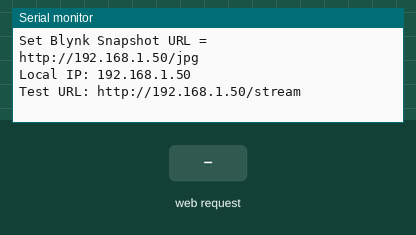
Recording of a sketch running on a simulated ESP32. Parts: the last lines printed to the serial monitor. Inputs (shaded band) come from the test bench. WiFi joins after 1.5 s; servers stay silent unless stated; the camera gives no picture.

Above: at 3.3 s.
3.4 s: HTTP request GET /stream received
At 3.8 s:
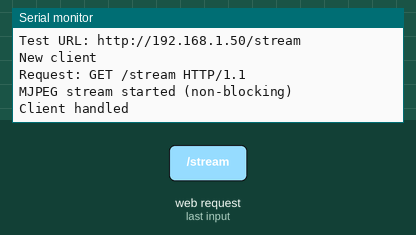
4.9 s: HTTP request GET /jpg received
6.4 s: HTTP request GET /index received
At 7.3 s:
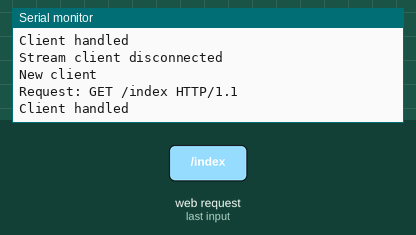

Measured:
- after the input at 3.4 s, the serial monitor: prints a new line at once (image 1)
- after the input at 6.4 s, the serial monitor: prints a new line at once (image 2)

The sketch:

CAM_RealTime.ino
```cpp
// Blynk set up
#define BLYNK_TEMPLATE_ID "your_template_id"
#define BLYNK_TEMPLATE_NAME "your_template_name"
#define BLYNK_AUTH_TOKEN "your_blynk_auth_token"
#define BLYNK_PRINT Serial

#include "esp_camera.h"
#include <WiFi.h>
#include <WiFiClient.h>
#include "BlynkSimpleEsp32.h"

// ====== Replace with your Wi-Fi credentials ======
char auth[] = BLYNK_AUTH_TOKEN;
const char* ssid = "your_wifi_ssid";
const char* pass = "your_wifi_password";

// ====== Blynk Datastream Settings ======
// V2: Video widget on the mobile app and web dashboard (/stream)
// V3: Web Page Image Button (/jpg)
#define VPIN_VIDEO       V2
#define VPIN_SNAPSHOT    V3

// ====== Select camera module: AI Thinker ESP32-CAM ======
#define CAMERA_MODEL_AI_THINKER

// AI Thinker ESP32-CAM pin settings
#if defined(CAMERA_MODEL_AI_THINKER)
  #define PWDN_GPIO_NUM     32
  #define RESET_GPIO_NUM    -1
  #define XCLK_GPIO_NUM      0
  #define SIOD_GPIO_NUM     26
  #define SIOC_GPIO_NUM     27

  #define Y9_GPIO_NUM       35
  #define Y8_GPIO_NUM       34
  #define Y7_GPIO_NUM       39
  #define Y6_GPIO_NUM       36
  #define Y5_GPIO_NUM       21
  #define Y4_GPIO_NUM       19
  #define Y3_GPIO_NUM       18
  #define Y2_GPIO_NUM        5
  #define VSYNC_GPIO_NUM    25
  #define HREF_GPIO_NUM     23
  #define PCLK_GPIO_NUM     22
#else
  #error "目前程式只支援 CAMERA_MODEL_AI_THINKER"
#endif

WiFiServer server(80);

// ====== MJPEG Stream State (non-blocking design) ======
WiFiClient streamClient;          // Current stream client
bool streamClientActive = false;  // Whether streaming is active
unsigned long streamStartTime = 0;
unsigned long lastStreamFrameTime = 0;

const unsigned long STREAM_FRAME_INTERVAL = 40;        // One frame every 40 ms, about 25 fps
const unsigned long STREAM_MAX_DURATION   = 60UL * 1000; // Maximum duration for one stream: 60 seconds
const char* MJPEG_BOUNDARY = "frame";

// Forward declarations to avoid "not declared in this scope" errors
void startCamera();
void sendIndexHtml(WiFiClient &client);
void sendSingleJpeg(WiFiClient &client);
void sendMjpegStream(WiFiClient &client);
void handleClient(WiFiClient &client);

/*************************************************
 *  Start Camera
 *************************************************/
void startCamera() {
  camera_config_t config;
  config.ledc_channel = LEDC_CHANNEL_0;
  config.ledc_timer   = LEDC_TIMER_0;
  config.pin_d0       = Y2_GPIO_NUM;
  config.pin_d1       = Y3_GPIO_NUM;
  config.pin_d2       = Y4_GPIO_NUM;
  config.pin_d3       = Y5_GPIO_NUM;
  config.pin_d4       = Y6_GPIO_NUM;
  config.pin_d5       = Y7_GPIO_NUM;
  config.pin_d6       = Y8_GPIO_NUM;
  config.pin_d7       = Y9_GPIO_NUM;
  config.pin_xclk     = XCLK_GPIO_NUM;
  config.pin_pclk     = PCLK_GPIO_NUM;
  config.pin_vsync    = VSYNC_GPIO_NUM;
  config.pin_href     = HREF_GPIO_NUM;
  config.pin_sscb_sda = SIOD_GPIO_NUM;
  config.pin_sscb_scl = SIOC_GPIO_NUM;
  config.pin_pwdn     = PWDN_GPIO_NUM;
  config.pin_reset    = RESET_GPIO_NUM;
  config.xclk_freq_hz = 20000000;
  config.pixel_format = PIXFORMAT_JPEG;

  if (psramFound()) {
    // Use better image quality when PSRAM is available
    config.frame_size   = FRAMESIZE_VGA;  // 640x480
    config.jpeg_quality = 12;            // 0(best)-63(worst)
    config.fb_count     = 2;
  } else {
    // Lower the settings when PSRAM is not available
    config.frame_size   = FRAMESIZE_QVGA; // 320x240
    config.jpeg_quality = 15;
    config.fb_count     = 1;
  }

  esp_err_t err = esp_camera_init(&config);
  if (err != ESP_OK) {
    Serial.printf("Camera init failed with error 0x%x\n", err);
    // Restart repeatedly if camera initialization fails
    delay(5000);
    ESP.restart();
  } else {
    Serial.println("Camera init success.");
  }
}

/*************************************************
 *  BLYNK_CONNECTED: configure the stream URLs
 *  - V2 -> http://IP/stream
 *  - V3 -> http://IP/jpg
 *************************************************/
BLYNK_CONNECTED() {
  IPAddress ip = WiFi.localIP();
  String base = String("http://") + ip.toString();

  String urlStream = base + "/stream";
  String urlJpg    = base + "/jpg";

  Blynk.setProperty(VPIN_VIDEO,    "url", urlStream);
  Blynk.setProperty(VPIN_SNAPSHOT, "url", urlJpg);

  Serial.print("Set Blynk Video URL = ");
  Serial.println(urlStream);
  Serial.print("Set Blynk Snapshot URL = ");
  Serial.println(urlJpg);
}

/*************************************************
 *  /index or / : Simple test page
 *************************************************/
void sendIndexHtml(WiFiClient &client) {
  IPAddress ip = WiFi.localIP();
  String ipStr = ip.toString();

  client.println("HTTP/1.1 200 OK");
  client.println("Content-Type: text/html; charset=utf-8");
  client.println("Connection: close");
  client.println();
  client.println("<!DOCTYPE html><html><head><meta charset='utf-8'>");
  client.println("<title>ESP32-CAM Smart Plant Viewer</title></head><body>");
  client.print("<h2>ESP32-CAM @ ");
  client.print(ipStr);
  client.println("</h2>");
  client.println("<h3>/stream (MJPEG)</h3>");
  client.println("<img src='/stream' style='max-width:100%;'><br>");
  client.println("<h3>/jpg (Snapshot)</h3>");
  client.println("<img src='/jpg' style='max-width:100%;'><br>");
  client.println("<p>這個頁面只是測試用，真正使用在 Blynk App / Web Dashboard。</p>");
  client.println("</body></html>");
}

/*************************************************
 *  /jpg: Single JPEG snapshot (multiple clients can request snapshots in turn)
 *************************************************/
void sendSingleJpeg(WiFiClient &client) {
  camera_fb_t *fb = esp_camera_fb_get();
  if (!fb) {
    Serial.println("Camera capture failed (jpg)");
    client.println("HTTP/1.1 500 Internal Server Error");
    client.println("Content-Type: text/plain");
    client.println("Connection: close");
    client.println();
    client.println("Camera capture failed");
    client.stop();
    return;
  }

  client.println("HTTP/1.1 200 OK");
  client.println("Content-Type: image/jpeg");
  client.println("Access-Control-Allow-Origin: *");
  client.println("Cache-Control: no-store, no-cache, must-revalidate, max-age=0");
  client.println("Pragma: no-cache");
  client.println("Expires: 0");
  client.print("Content-Length: ");
  client.println(fb->len);
  client.println("Connection: close");
  client.println();
  client.write(fb->buf, fb->len);
  client.println();

  esp_camera_fb_return(fb);
  client.stop();
}

// Called in loop(): send one frame each time when a stream client exists
void handleStreamFrame() {
  if (!streamClientActive) {
    return;
  }

  // Close the client if it has disconnected
  if (!streamClient.connected()) {
    Serial.println("Stream client disconnected");
    streamClient.stop();
    streamClientActive = false;
    return;
  }

  unsigned long now = millis();

  // Close the stream after the maximum duration to avoid getting stuck forever
  if (now - streamStartTime > STREAM_MAX_DURATION) {
    Serial.println("Stream timeout, closing client");
    streamClient.stop();
    streamClientActive = false;
    return;
  }

  // Control FPS: do not send a new frame before FRAME_INTERVAL has passed
  if (now - lastStreamFrameTime < STREAM_FRAME_INTERVAL) {
    return;
  }
  lastStreamFrameTime = now;

  // Capture one frame
  camera_fb_t *fb = esp_camera_fb_get();
  if (!fb) {
    Serial.println("Camera capture failed (stream)");
    streamClient.stop();
    streamClientActive = false;
    return;
  }

  // Write one MJPEG frame
  streamClient.print("--");
  streamClient.println(MJPEG_BOUNDARY);
  streamClient.println("Content-Type: image/jpeg");
  streamClient.print("Content-Length: ");
  streamClient.println(fb->len);
  streamClient.println();
  size_t written = streamClient.write(fb->buf, fb->len);
  streamClient.println();

  // Return the frame buffer
  esp_camera_fb_return(fb);

  if (!written) {
    Serial.println("Stream write failed, closing client");
    streamClient.stop();
    streamClientActive = false;
  }
}

/*************************************************
 *  /stream: MJPEG stream (one client at a time)
 *  Adds duration/frame limits to avoid getting stuck forever
 *************************************************/
// /stream: Start MJPEG streaming (non-blocking; sends only headers, then frames are sent in loop)
void sendMjpegStream(WiFiClient &client) {
  // Reject a new client if a stream is already active
  if (streamClientActive) {
    Serial.println("Stream already active, reject new /stream client");
    client.println("HTTP/1.1 503 Service Unavailable");
    client.println("Content-Type: text/plain");
    client.println("Connection: close");
    client.println();
    client.println("Stream already in use");
    client.stop();
    return;
  }

  // Store this client so loop() can keep sending frames to it
  streamClient = client;      // Copy WiFiClient; internally it points to the same socket
  streamClientActive = true;
  streamStartTime = millis();
  lastStreamFrameTime = 0;

  streamClient.println("HTTP/1.1 200 OK");
  streamClient.println("Content-Type: multipart/x-mixed-replace; boundary=frame");
  streamClient.println("Access-Control-Allow-Origin: *");
  streamClient.println("Connection: close");
  streamClient.println();

  Serial.println("MJPEG stream started (non-blocking)");
}

/*************************************************
 *  Handle Each HTTP Client Request
 *************************************************/
void handleClient(WiFiClient &client) {
  // Simple timeout to prevent a bad client from blocking forever
  unsigned long timeout = millis() + 2000;
  while (!client.available()) {
    if (millis() > timeout) {
      client.stop();
      return;
    }
    delay(1);
  }

  // Read the first HTTP request line, for example: GET / HTTP/1.1
  String req = client.readStringUntil('\r');
  client.readStringUntil('\n'); // Discard the remaining \n

  // Discard the remaining headers
  while (client.available()) client.read();

  Serial.print("Request: ");
  Serial.println(req);

  if (req.startsWith("GET /stream")) {
    sendMjpegStream(client);
  } else if (req.startsWith("GET /jpg")) {
    sendSingleJpeg(client);
  } else if (req.startsWith("GET / ") || req.startsWith("GET /index")) {
    sendIndexHtml(client);
    // Close the connection
    client.stop();
  } else {
    // Return 404 for other paths
    client.println("HTTP/1.1 404 Not Found");
    client.println("Content-Type: text/plain");
    client.println("Connection: close");
    client.println();
    client.println("404 Not Found");
    client.stop();
  }
}

/*************************************************
 *  setup()
 *************************************************/
void setup() {
  Serial.begin(115200);
  Serial.setDebugOutput(true);
  Serial.println();
  Serial.println("ESP32-CAM Smart Plant Viewer + Blynk");

  // Start the camera
  startCamera();

  // Connect to Blynk; this also connects Wi-Fi
  Blynk.begin(BLYNK_AUTH_TOKEN, ssid, pass);

  // Disable Wi-Fi power-saving sleep for better stability
  WiFi.setSleep(false);

  // Start the HTTP server
  server.begin();

  Serial.print("Local IP: ");
  Serial.println(WiFi.localIP());
  Serial.print("Test URL: http://");
  Serial.print(WiFi.localIP());
  Serial.println("/stream");
}

/*************************************************
 *  loop()
 *************************************************/
void loop() {
  Blynk.run();

  // Handle a new HTTP client
  WiFiClient client = server.available();
  if (client) {
    Serial.println("New client");
    handleClient(client);
    Serial.println("Client handled");
  }

  // Send one frame per loop to the current /stream client
  handleStreamFrame();
}
```
